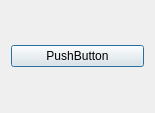
<?xml version="1.0" encoding="UTF-8"?>
<ui version="4.0">
 <class>Dialog</class>
 <widget class="QDialog" name="Dialog">
  <property name="geometry">
   <rect>
    <x>0</x>
    <y>0</y>
    <width>155</width>
    <height>113</height>
   </rect>
  </property>
  <property name="windowTitle">
   <string>Dialog</string>
  </property>
  <layout class="QVBoxLayout" name="verticalLayout">
   <item>
    <widget class="QPushButton" name="pushButton">
     <property name="text">
      <string>PushButton</string>
     </property>
    </widget>
   </item>
  </layout>
 </widget>
 <resources/>
 <connections/>
</ui>
